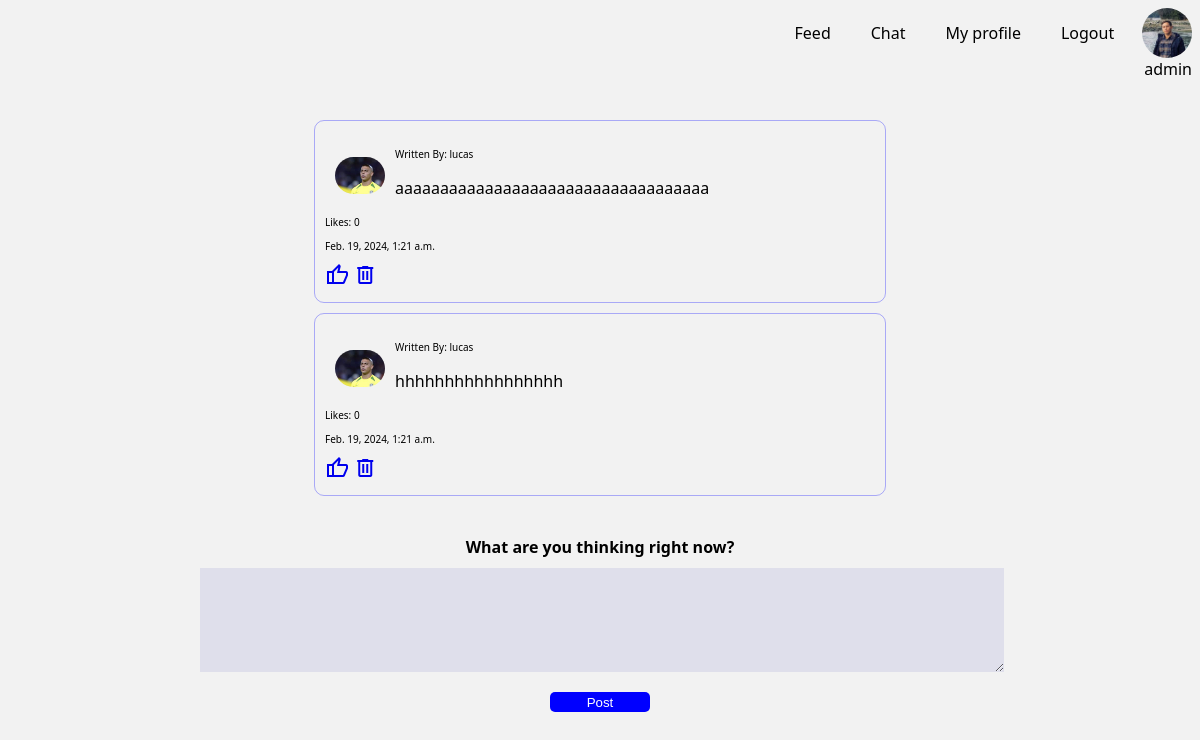
The page /myprofile/4 (signed in) on the database its author committed.
### apps/home/models.py (models this page shows, shortened)
class UserProfile(models.Model):
    user = models.OneToOneField(User, on_delete=models.CASCADE)
    profile_pic = models.ImageField(upload_to='profile_pic', blank=True, null=True)

class Post(models.Model):
    author = models.ForeignKey(User, on_delete=models.CASCADE)
    content = models.TextField()
    create_at = models.DateTimeField(auto_now_add=True)
    updated_at = models.DateTimeField(auto_now=True)

### apps/home/views.py (the view)
# urls.py: path('myprofile/<int:id>', MyProfile, name='MyProfile'),
def MyProfile(request, id):
    user_profile = request.user.userprofile
    user = get_object_or_404(User, id=id)
    posts = Post.objects.filter(author=user)
    return render(request, "my_profile.html", {'posts': posts, 'user_profile':user_profile})

### apps/home/templates/my_profile.html (shortened to what this page needs)
{% extends 'base.html' %}
{% load static %}
{% block content %}
<div class="feed-noticias">
    {% if posts %}
        {% for post in posts %}
        <div class="post-content">
            <p>
                {% if post.author.userprofile.profile_pic %}
                    <img src="{{ post.author.userprofile.profile_pic.url }}" alt="Profile Picture">
                {% endif %}
            </p>
            <p class="meta_data">Written By: {{ post.author }} </p>
            <p>{{ post.content }}</p>
            <p class="meta_data">Likes: {{ post.like_set.count }}</p>
            <p class="meta_data">{{ post.create_at }}</p>
            <a href="{% url 'LikePost' post.id %}"><span class="material-symbols-outlined">thumb_up </span></a>
            <a href="{% url 'DeletePost' post.id %}"><span class="material-symbols-outlined"> delete </span></a>
        </div>
        {% endfor %}
    {% endif %}
</div>
<div class="post">
    <form action="{% url 'create_post' %}" method="POST">
        <label style="text-align: center;" for="publish_post"> <strong>What are you thinking right now?</strong> </label>
        <textarea name="post_content" id="post_content" cols="30" rows="10"></textarea>
        <button id="button-submit" class="button-submit" type="submit" >Post </button>
    </form>
</div>
{% endblock %}

### apps/home/templates/base.html (shortened to what this page needs)
{% load static %}
<!DOCTYPE html>
<html lang="en">
<head>
    <link rel="stylesheet" href="{% static 'css/home.css' %}">
    <link rel="stylesheet" href="{% static 'css/feed.css' %}">
</head>
<body>
    <div class="navbar">
        <div class="user-info">
            <img src="{{ user_profile.profile_pic.url }}" alt="my_profile">
            <div class="username"> {{ user }} </div>
        </div>
        <a href="/logout/{{ id }}">Logout</a>
        <a href="/myprofile/{{ id }}">My profile </a>
        <a href="#contato">Chat</a>
        <a href="{% url 'home' %}">Feed</a>
    </div>
    {% block content %} {% endblock%}
</body>
</html>

### apps/home/static/css/home.css (style rules this page uses)
body { background-color: #f2f2f2; font-family:'system-ui' }
.navbar { overflow: hidden; background-color:#f2f2f2; text-align: center }
.navbar img { border-radius: 50px; }
.navbar a { float: right; display: block; color: #000000; padding: 14px 20px; text-decoration: none; }
.navbar img { float: right; display: block; color: #f2f2f2; text-align: center; text-decoration: none; }
img { float: left; width: 50px; }
.user-info { float: right; align-items: center; }
.username { margin-left: 10px; color: #000000; }

### apps/home/static/css/feed.css (style rules this page uses)
.post-content { padding: 10px; border: 1px solid #0000ff4d; border-radius: 10px; margin: 10px; }
.post-content p img { border-radius: 50px; padding: 10px; }
.feed-noticias { width: 50%; margin: 0 auto; text-align: justify; padding: 30px; }
.meta_data { font-size: x-small; border-radius: 50px; }

### apps/home/templates/my_profile.html (style rules this page uses)
form { margin: 0 auto; display: flex; flex-direction: column; max-width: 800px; }
label { margin-bottom: 10px; }
textarea { height: 100px; width: 100%; border: 1px; background-color: rgb(208 208 231 / 53%); }
.button-submit { height: 20px; margin: 0 auto; margin-top: 20px; width: 100px; border: none; border-radius: 5px; background-color: blue; color: white; }

### rows shown on the page
UserProfile: profile_pic (picture)
Post: author.userprofile.profile_pic (picture), author "lucas", content "aaaaaaaaaaaaaaaaaaaaaaaaaaaaaaaaaaa", like_set.count "0", create_at "Feb. 19, 2024, 1:21 a.m."
Post: author.userprofile.profile_pic (picture), author "lucas", content "hhhhhhhhhhhhhhhhh", like_set.count "0", create_at "Feb. 19, 2024, 1:21 a.m."

### other values the page prints
{{ user }} "admin"
